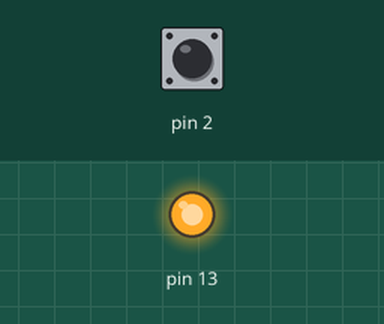
Simulated run of this sketch. Board: Arduino Uno, built with avr-gcc and run on an emulated ATmega328P. Shown: output pins drawn as LEDs (lit = HIGH). Inputs (shaded band) come from the test bench; at power-on: pin 2 HIGH.

Above: at 1.2 s.
1.3 s: pin 2 pulled LOW for 0.15 s
At 1.37 s:
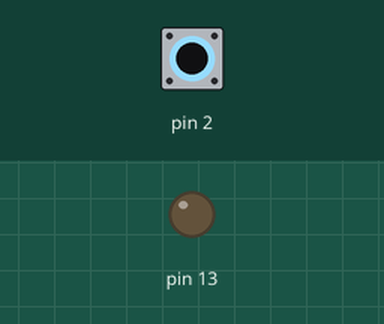
2.9 s: pin 2 pulled LOW for 3.2 s
At 7.0 s:
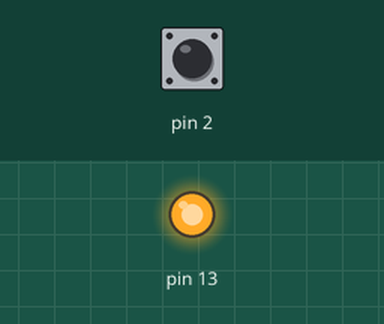
Timing chart, 0 to 8.5 s (numbered marks = the images above; inputs shaded):
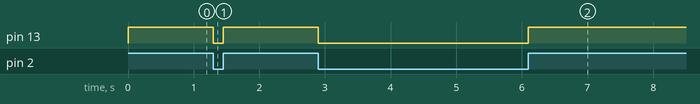

The sketch:

Led_Yakma.ino
```cpp
void setup()
{
  pinMode(13,OUTPUT);
  pinMode(2,INPUT_PULLUP);
}

void loop()
{
  if(digitalRead(2)==1)
  {
    digitalWrite(13,1);
  }
  else
  {
    digitalWrite(13,0);
  }
}
```

Measured:
- after the input at 1.3 s, pin 13: HIGH → LOW at once, → HIGH 0.15 s later
- after the input at 2.9 s, pin 13: HIGH → LOW at once, → HIGH 3.2 s later
